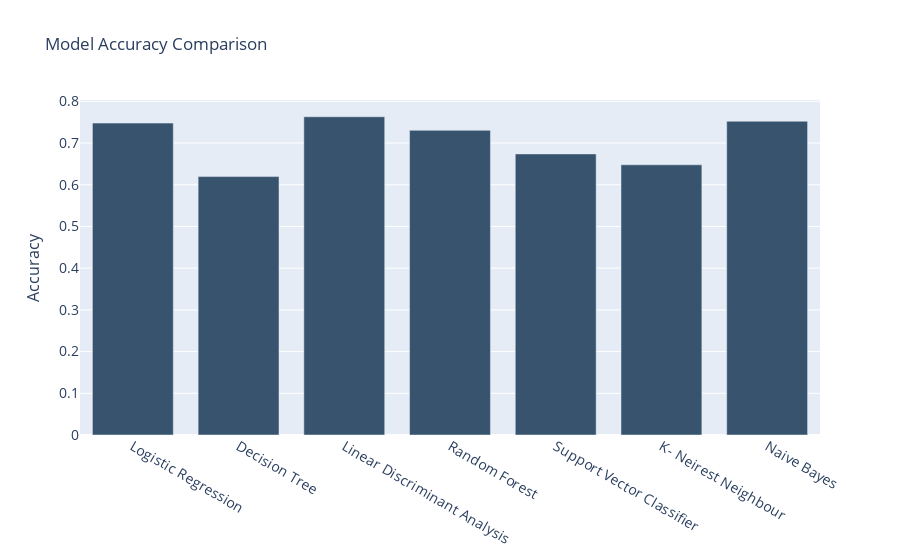

Notebook code cell kept with this figure:
### Code cell
#using plotly compare the accuracy of different models

import plotly.graph_objects as go

fig = go.Figure()

fig.add_trace(go.Bar(
    x=names,
    y=[x.mean() for x in result],
    name='Model Accuracy',
    marker_color='rgb(55, 83, 109)'
))

fig.update_layout(

    title='Model Accuracy Comparison',
    xaxis_tickfont_size=14,
    yaxis=dict(
        title='Accuracy',
        titlefont_size=16,
        tickfont_size=14,
    ),
    legend=dict(
        x=0,
        y=1.0,
        bgcolor='rgba(255, 255, 255, 0)',
        bordercolor='rgba(255, 255, 255, 0)'
    ),
    barmode='group',
    bargap=0.15, # gap between bars of adjacent location coordinates.
    bargroupgap=0.1 # gap between bars of the same location coordinates.
)

fig.show()

### Figure 1 — Plotly figure (JSON) as saved in the notebook; plotly's stock layout.template omitted (floating-point values rounded to 4 significant figures)
{"data": [{"marker": {"color": "rgb(55, 83, 109)"}, "name": "Model Accuracy", "type": "bar", "x": ["Logistic Regression", "Decision Tree", "Linear Discriminant Analysis", "Random Forest", "Support Vector Classifier", "K- Neirest Neighbour", "Naive Bayes"], "y": [0.7478, 0.6196, 0.763, 0.7304, 0.6739, 0.6478, 0.7522]}], "layout": {"bargap": 0.15, "bargroupgap": 0.1, "barmode": "group", "legend": {"bgcolor": "rgba(255, 255, 255, 0)", "bordercolor": "rgba(255, 255, 255, 0)", "x": 0, "y": 1}, "title": {"text": "Model Accuracy Comparison"}, "xaxis": {"tickfont": {"size": 14}}, "yaxis": {"tickfont": {"size": 14}, "title": {"font": {"size": 16}, "text": "Accuracy"}}}}
